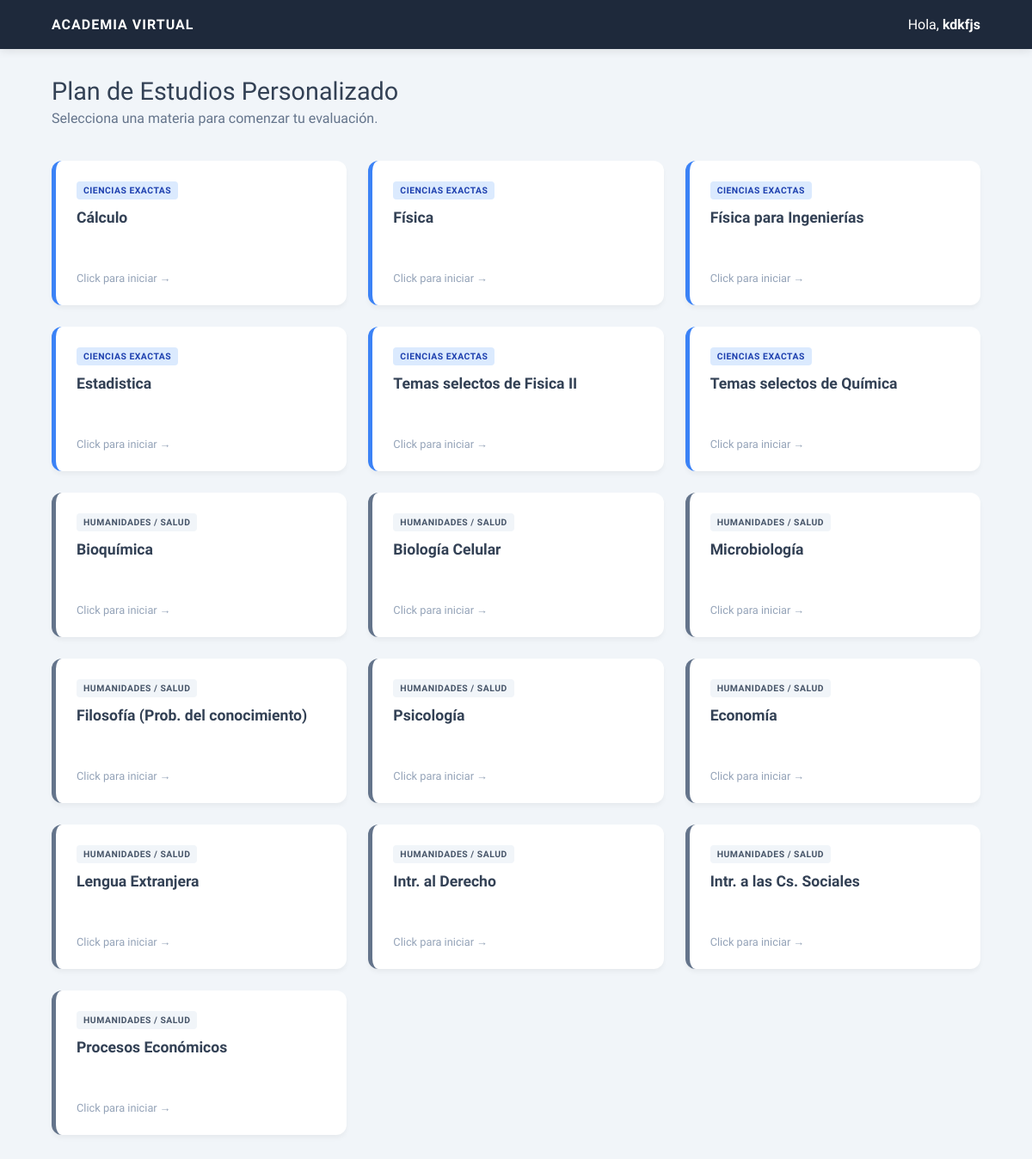
/dashboard (signed in), run on the app's committed database.
### app.py (models this page shows)
class Materia(db.Model):
    id = db.Column(db.Integer, primary_key=True)
    nombre = db.Column(db.String(100), unique=True, nullable=False)
    es_exacta = db.Column(db.Boolean, default=False)

### app.py (the view)
@app.route('/dashboard')
def dashboard():
    if 'usuario_nombre' not in session:
        return redirect(url_for('index'))
    materias = Materia.query.all()
    return render_template('dashboard.html', nombre=session['usuario_nombre'], materias=materias)

### templates/dashboard.html (shortened to what this page needs)
<!DOCTYPE html>
<html lang="es">
<head>
</head>
<body>
    <nav>
        <span style="letter-spacing: 1px; font-weight: 600;">ACADEMIA VIRTUAL</span>
        <span>Hola, <strong>{{ nombre }}</strong></span>
    </nav>
    <div class="container">
        <header>
            <h2>Plan de Estudios Personalizado</h2>
            <p>Selecciona una materia para comenzar tu evaluación.</p>
        </header>
        <div class="grid-materias">
            {% for materia in materias %}
            <a href="/examen/{{ materia.id }}" class="card-materia {% if materia.es_exacta %}exacta{% else %}teoria{% endif %}">
                <div>
                    <div class="tipo-tag {% if materia.es_exacta %}tag-exacta{% else %}tag-teoria{% endif %}">
                        {% if materia.es_exacta %}CIENCIAS EXACTAS{% else %}HUMANIDADES / SALUD{% endif %}
                    </div>
                    <div class="materia-info">
                        <h3>{{ materia.nombre }}</h3>
                    </div>
                </div>
                <div class="btn-entrar">Click para iniciar →</div>
            </a>
            {% endfor %}
        </div>
    </div>
</body>
</html>

### templates/dashboard.html (style rules this page uses)
:root { --bg: #f1f5f9; --nav: #1e293b; --text: #334155; --exactas-accent: #3b82f6; --sociales-accent: #64748b; }
body { font-family: 'Montserrat', sans-serif; background-color: var(--bg); margin: 0; color: var(--text); }
nav { background-color: var(--nav); padding: 1.2rem 5%; color: white; display: flex; justify-content: space-between; align-items: center; box-shadow: 0 2px 10px rgba(0,0,0,0.1); }
.container { padding: 2rem 5%; max-width: 1400px; margin: auto; }
header { margin-bottom: 2.5rem; }
h2 { font-weight: 300; font-size: 1.8rem; margin: 0; }
p { color: #64748b; margin-top: 5px; }
.grid-materias { display: grid; grid-template-columns: repeat(auto-fill, minmax(280px, 1fr)); gap: 25px; }
.card-materia { background: white; padding: 1.5rem; border-radius: 12px; text-decoration: none; color: inherit; transition: all 0.3s cubic-bezier(0.4, 0, 0.2, 1); border-left: 5px solid transparent; display: flex; flex-direction: column; justify-content: space-between; min-height: 120px; box-shadow: 0 4px 6px -1px rgba(0,0,0,0.05); }
.card-materia.exacta { border-left-color: var(--exactas-accent); }
.card-materia.teoria { border-left-color: var(--sociales-accent); }
.materia-info h3 { margin: 0; font-size: 1.1rem; font-weight: 600; line-height: 1.3; }
.tipo-tag { font-size: 0.65rem; font-weight: 600; text-transform: uppercase; letter-spacing: 0.5px; padding: 4px 8px; border-radius: 4px; width: fit-content; margin-bottom: 10px; }
.tag-exacta { background: #dbeafe; color: #1e40af; }
.tag-teoria { background: #f1f5f9; color: #475569; }
.btn-entrar { font-size: 0.8rem; color: #94a3b8; margin-top: 15px; font-weight: 500; }

### data on the page
Materia: es_exacta "CIENCIAS EXACTAS", nombre "Cálculo"
Materia: es_exacta "CIENCIAS EXACTAS", nombre "Física"
Materia: es_exacta "CIENCIAS EXACTAS", nombre "Física para Ingenierías"
Materia: es_exacta "CIENCIAS EXACTAS", nombre "Estadistica"
Materia: es_exacta "CIENCIAS EXACTAS", nombre "Temas selectos de Fisica II"
Materia: es_exacta "CIENCIAS EXACTAS", nombre "Temas selectos de Química"
Materia: es_exacta "HUMANIDADES / SALUD", nombre "Bioquímica"
Materia: es_exacta "HUMANIDADES / SALUD", nombre "Biología Celular"
Materia: es_exacta "HUMANIDADES / SALUD", nombre "Microbiología"
Materia: es_exacta "HUMANIDADES / SALUD", nombre "Filosofía (Prob. del conocimiento)"
Materia: es_exacta "HUMANIDADES / SALUD", nombre "Psicología"
Materia: es_exacta "HUMANIDADES / SALUD", nombre "Economía"
Materia: es_exacta "HUMANIDADES / SALUD", nombre "Lengua Extranjera"
Materia: es_exacta "HUMANIDADES / SALUD", nombre "Intr. al Derecho"
Materia: es_exacta "HUMANIDADES / SALUD", nombre "Intr. a las Cs. Sociales"
Materia: es_exacta "HUMANIDADES / SALUD", nombre "Procesos Económicos"

### other printed values
{{ nombre }} "kdkfjs"
